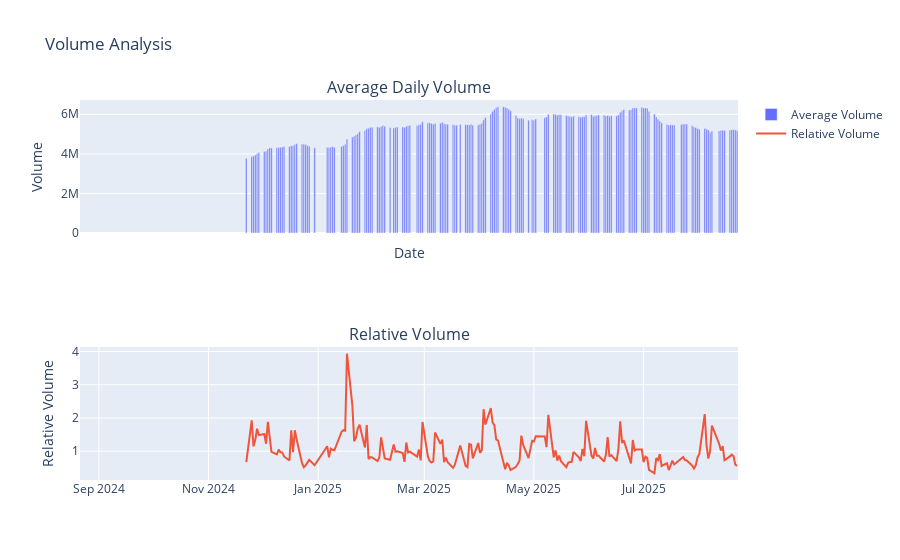

Notebook code cell kept with this figure:
### Code cell
nintendo_data.plot_volume()

### Figure 1 — Plotly figure (JSON) as saved in the notebook; plotly's stock layout.template omitted (floating-point values rounded to 4 significant figures; data arrays with more than 128 entries replaced by an {"elided": "..."} marker saying what was removed)
{"data": [{"name": "Average Volume", "type": "bar", "x": {"elided": "245 str values"}, "xaxis": "x", "y": {"elided": "245 float values"}, "yaxis": "y"}, {"mode": "lines", "name": "Relative Volume", "type": "scatter", "x": {"elided": "183 str values"}, "xaxis": "x2", "y": {"elided": "183 float values"}, "yaxis": "y2"}], "layout": {"annotations": [{"font": {"size": 16}, "showarrow": false, "text": "Average Daily Volume", "x": 0.5, "xanchor": "center", "xref": "paper", "y": 1.0, "yanchor": "bottom", "yref": "paper"}, {"font": {"size": 16}, "showarrow": false, "text": "Relative Volume", "x": 0.5, "xanchor": "center", "xref": "paper", "y": 0.35, "yanchor": "bottom", "yref": "paper"}], "title": {"text": "Volume Analysis"}, "xaxis": {"anchor": "y", "domain": [0, 1], "matches": "x2", "showticklabels": false, "title": {"text": "Date"}}, "xaxis2": {"anchor": "y2", "domain": [0, 1]}, "yaxis": {"anchor": "x", "domain": [0.65, 1.0], "title": {"text": "Volume"}}, "yaxis2": {"anchor": "x2", "domain": [0, 0.35], "title": {"text": "Relative Volume"}}}}
